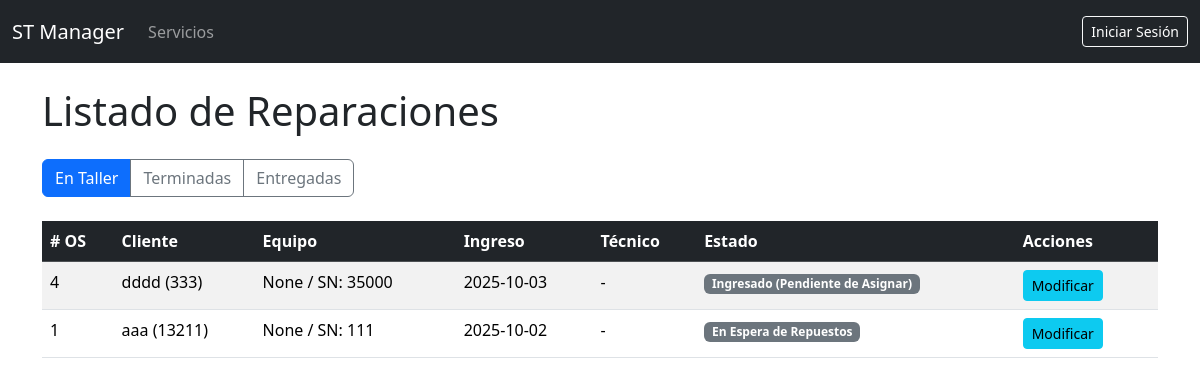
The app's page /servicios/ with its own data.
### gestion_servicios/models.py (models this page shows, shortened)
class TimeStampedModel(models.Model):
    created_at = models.DateTimeField(auto_now_add=True, verbose_name="Fecha de Creación")
    updated_at = models.DateTimeField(auto_now=True, verbose_name="Última Modificación")
    class Meta:
        abstract = True
        ordering = ['-created_at']

class Reparacion(TimeStampedModel): # Hereda la auditoría
    ESTADO_CHOICES = [
        ('INGRESADO', 'Ingresado (Pendiente de Asignar)'),
        ('PRESUPUESTADO', 'Presupuesto Enviado'),
        ('EN_ESPERA_REP', 'En Espera de Repuestos'),
        ('EN_REPARACION', 'En Reparación'),
        ('TERMINADA', 'Reparación Terminada (Listo para Entregar)'),
        ('NO_REPARABLE', 'No Reparable'),
        ('ENTREGADA', 'Entregado al Cliente'),
    ]
    cliente = models.ForeignKey(Cliente, on_delete=models.CASCADE, related_name='reparaciones_cliente')
    equipo = models.ForeignKey(Equipo, on_delete=models.CASCADE, related_name='reparaciones_equipo')
    tecnico_asignado = models.ForeignKey(Tecnico, on_delete=models.SET_NULL, null=True, blank=True, related_name='servicios_asignados')
    fecha_ingreso = models.DateTimeField(auto_now_add=True, verbose_name="Fecha de Ingreso") # Ya existe en TimeStampedModel, pero lo mantenemos si lo necesitas
    fecha_entrega = models.DateTimeField(null=True, blank=True, verbose_name="Fecha de Entrega")
    estado = models.CharField(max_length=20, choices=ESTADO_CHOICES, default='INGRESADO', verbose_name="Estado Actual")
    falla_reportada = models.TextField(verbose_name="Falla Reportada por el Cliente")
    informe_tecnico = models.TextField(blank=True, verbose_name="Diagnóstico e Informe Técnico")
    mano_de_obra = models.DecimalField(max_digits=10, decimal_places=2, default=0.00, verbose_name="Costo de Mano de Obra")
    saldo_final = models.DecimalField(max_digits=10, decimal_places=2, default=0.00, verbose_name="Saldo a Cobrar")
    class Meta:
        verbose_name = "Orden de Servicio"
        verbose_name_plural = "Órdenes de Servicio"
        ordering = ['-fecha_ingreso']

class Cliente(TimeStampedModel): # Hereda la auditoría
    nombre = models.CharField(max_length=150, verbose_name="Nombre Completo")
    direccion = models.CharField(max_length=255, blank=True, null=True)
    telefono = models.CharField(max_length=20, blank=True, null=True)
    celular = models.CharField(max_length=20, blank=True, null=True)
    email = models.EmailField(max_length=255, blank=True, null=True)
    clave = models.CharField(max_length=50, unique=True, verbose_name="DNI/Identificación")

class Equipo(TimeStampedModel): # Hereda la auditoría
    cliente = models.ForeignKey(Cliente, on_delete=models.CASCADE, related_name='equipos')
    modelo = models.ForeignKey(Modelo, on_delete=models.SET_NULL, null=True, blank=True, related_name='equipos_modelo')
    numero_serie = models.CharField(max_length=100, unique=True, verbose_name="Número de Serie")
    imei = models.CharField(max_length=15, unique=True, null=True, blank=True, verbose_name="IMEI")
    fecha_compra = models.DateField(null=True, blank=True, verbose_name="Fecha de Compra")

### gestion_servicios/views.py (the view)
# urls.py: path('', views.ReparacionListView.as_view(), name='lista_servicios'),
class ReparacionListView(ListView):
    model = Reparacion
    template_name = 'gestion_servicios/lista_servicios.html'
    context_object_name = 'reparaciones'
    def get_queryset(self):
        filtro_estado = self.request.GET.get('estado', 'TALLER')
        queryset = Reparacion.objects.all()
        if filtro_estado == 'TERMINADAS':
            queryset = queryset.filter(estado__in=['TERMINADA', 'NO_REPARABLE'])
        elif filtro_estado == 'ENTREGADAS':
            queryset = queryset.filter(estado='ENTREGADA')
        else: # Por defecto: 'TALLER' (ingresado, presupuestado, en reparación)
            queryset = queryset.exclude(estado__in=['TERMINADA', 'NO_REPARABLE', 'ENTREGADA'])
        return queryset.order_by('-fecha_ingreso')
    def get_context_data(self, **kwargs):
        context = super().get_context_data(**kwargs)
        context['filtro_activo'] = self.request.GET.get('estado', 'TALLER')
        return context

### gestion_servicios/templates/gestion_servicios/lista_servicios.html (shortened to what this page needs)
{% extends "base.html" %}
{% block content %}
    <h1 class="mb-4">Listado de Reparaciones</h1>
    <div class="btn-group mb-4" role="group">
        <a href="{% url 'lista_servicios' %}"
           class="btn {% if filtro_activo == 'TALLER' %}btn-primary{% else %}btn-outline-secondary{% endif %}">
            En Taller
        </a>
        <a href="{% url 'lista_servicios' %}?estado=TERMINADAS"
           class="btn {% if filtro_activo == 'TERMINADAS' %}btn-primary{% else %}btn-outline-secondary{% endif %}">
            Terminadas
        </a>
        <a href="{% url 'lista_servicios' %}?estado=ENTREGADAS"
           class="btn {% if filtro_activo == 'ENTREGADAS' %}btn-primary{% else %}btn-outline-secondary{% endif %}">
            Entregadas
        </a>
    </div>
    {% if reparaciones %}
        <div class="table-responsive">
            <table class="table table-striped table-hover">
                <thead class="table-dark">
                    <tr>
                        <th># OS</th>
                        <th>Cliente</th>
                        <th>Equipo</th>
                        <th>Ingreso</th>
                        <th>Técnico</th>
                        <th>Estado</th>
                        <th>Acciones</th>
                    </tr>
                </thead>
                <tbody>
                    {% for rep in reparaciones %}
                    <tr>
                        <td>{{ rep.pk }}</td>
                        <td>{{ rep.cliente.nombre }} ({{ rep.cliente.clave }})</td>
                        <td>{{ rep.equipo.modelo }} / SN: {{ rep.equipo.numero_serie }}</td>
                        <td>{{ rep.fecha_ingreso|date:"Y-m-d" }}</td>
                        <td>{{ rep.tecnico_asignado|default:"-" }}</td>
                        <td><span class="badge bg-secondary">{{ rep.get_estado_display }}</span></td>
                        <td>
                            <a href="{% url 'modificar_servicio' pk=rep.pk %}" class="btn btn-sm btn-info me-2">Modificar</a>
                        </td>
                    </tr>
                    {% endfor %}
                </tbody>
            </table>
        </div>
    {% else %}
        <div class="alert alert-warning" role="alert">
            No se encontraron órdenes de servicio en el estado seleccionado ({{ filtro_activo }}).
        </div>
    {% endif %}
{% endblock %}

### records on screen
Reparacion: pk "4", cliente.nombre "dddd", cliente.clave "333", equipo.modelo "None", equipo.numero_serie "35000", fecha_ingreso "2025-10-03", tecnico_asignado "-", estado "Ingresado (Pendiente de Asignar)"
Reparacion: pk "1", cliente.nombre "aaa", cliente.clave "13211", equipo.modelo "None", equipo.numero_serie "111", fecha_ingreso "2025-10-02", tecnico_asignado "-", estado "En Espera de Repuestos"
